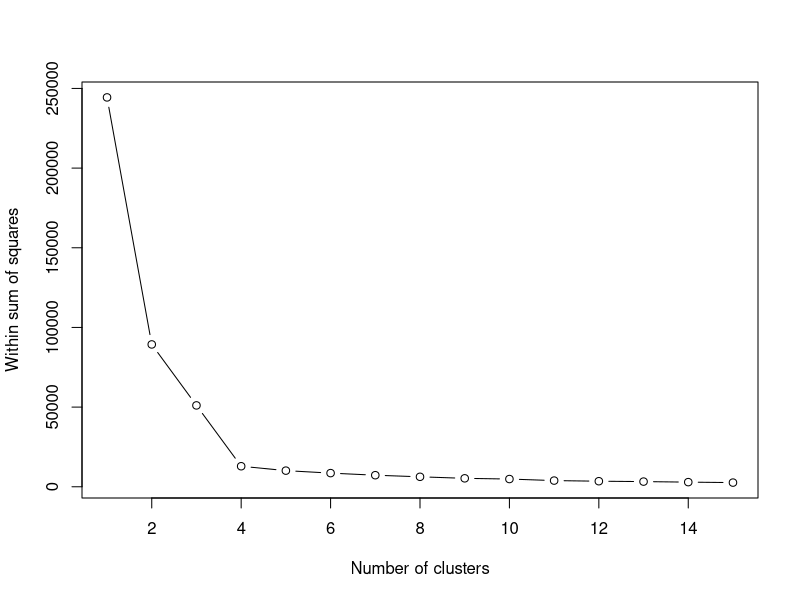
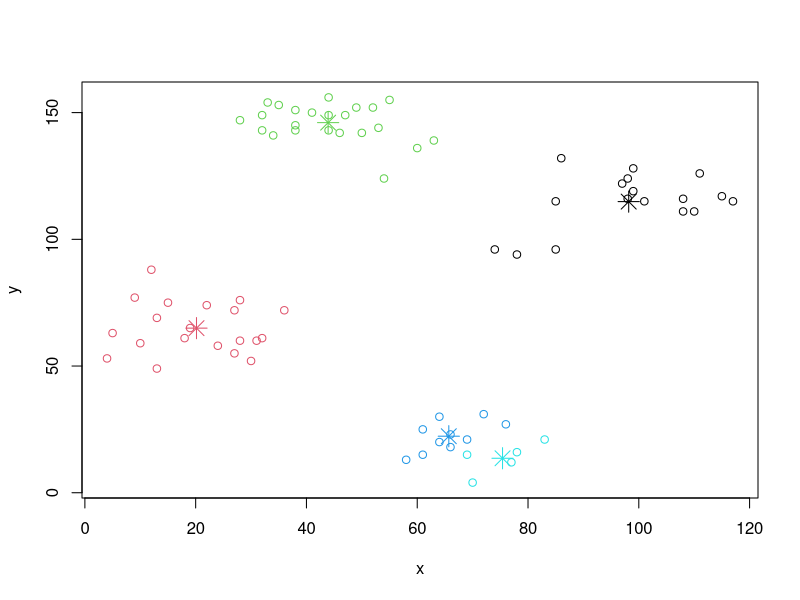

These charts were generated, in order, by the following R code:
library(plyr)
library(ggplot2)
library(cluster)
library(lattice)
library(graphics)
library(grid)
library(gridExtra)
library(ggthemes)
data(ruspini)
wss<-numeric(15)
for (k in 1:15) wss[k] <- sum(kmeans(ruspini,centers=k,nstart=25)$withinss)
plot(1:15,wss,type='b',xlab='Number of clusters',ylab='Within sum of squares')
km<-kmeans(ruspini,5)
plot(ruspini[c('x','y')],col=km$cluster,pch=as.integer(ruspini$Species))
points(km$centers[,c('x','y')],col=1:5,pch=8,cex=2)
km$cluster
print(km)
save.image('task2.RData')